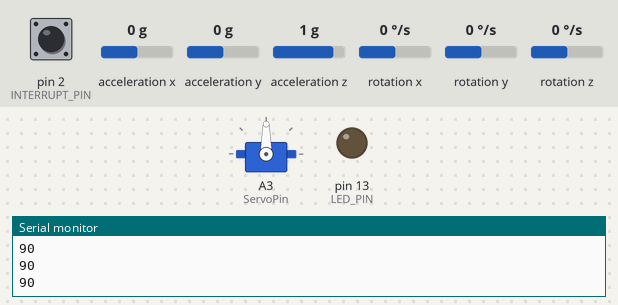
Bench run of a sketch on a simulated Arduino Leonardo, built with avr-gcc and run on an emulated ATmega32U4. On the bench: servo, output pins drawn as LEDs (lit = HIGH), the last lines printed to the serial monitor. Inputs (shaded band) come from the test bench; at power-on: acceleration x 0 g, acceleration y 0 g, pin 2 (INTERRUPT_PIN) LOW, acceleration z 1 g, rotation x 0 °/s, rotation y 0 °/s, rotation z 0 °/s. The sensor or clock chip raises its interrupt line as the real part does.

Above: at 1.7 s.
1.8 s: acceleration x set to -1.4 g
At 3.0 s:
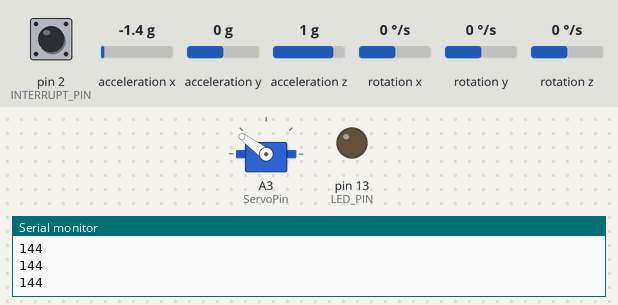
3.3 s: acceleration y set to -1.4 g
At 4.3 s:
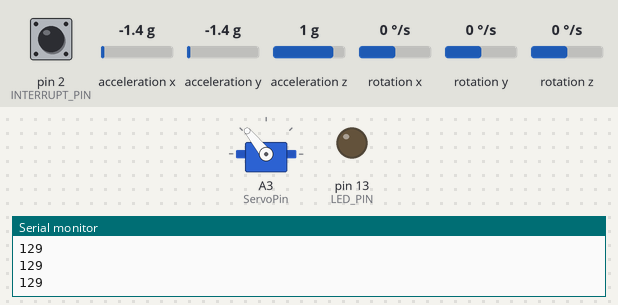
4.8 s: acceleration x set to -0.8 g
At 5.3 s:
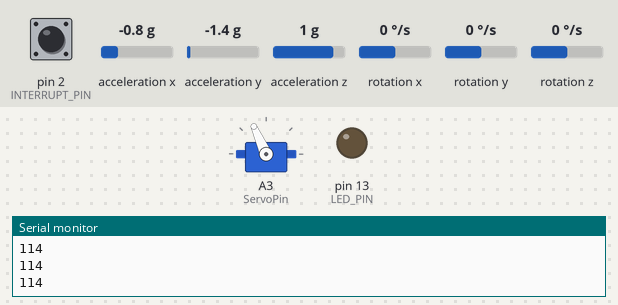
6.3 s: acceleration x set to 0.8 g
At 7.5 s:
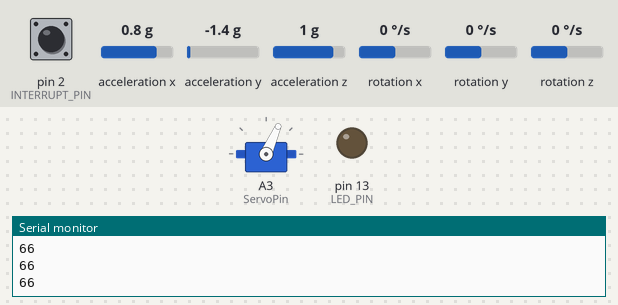
7.8 s: acceleration y set to -0.8 g
At 9.0 s:
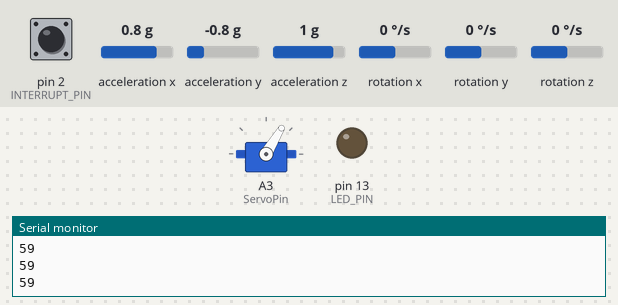
9.3 s: acceleration x set to 0 g
At 10.1 s:
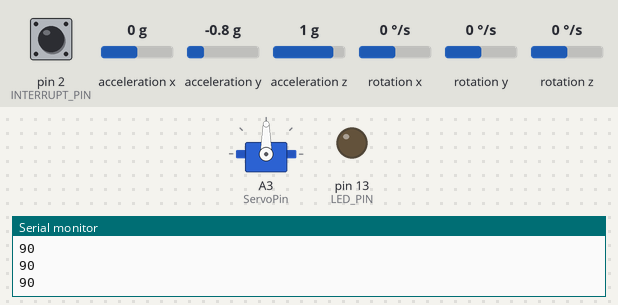
Timing chart, 0 to 11.8 s (numbered marks = the images above; inputs shaded):
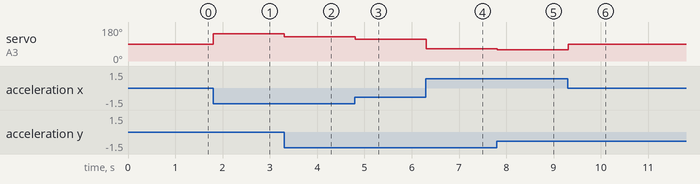

The sketch:

FinalProject-ArduinoCodeForStabilization.ino
```cpp
// I2C device class (I2Cdev) demonstration Arduino sketch for MPU6050 class using DMP (MotionApps v2.0)
// 6/21/2012 by Jeff Rowberg <jeff@rowberg.net>
// Updates should (hopefully) always be available at https://github.com/jrowberg/i2cdevlib
//
// Changelog:
//      2019-07-08 - Added Auto Calibration and offset generator
//       - and altered FIFO retrieval sequence to avoid using blocking code
//      2016-04-18 - Eliminated a potential infinite loop
//      2013-05-08 - added seamless Fastwire support
//                 - added note about gyro calibration
//      2012-06-21 - added note about Arduino 1.0.1 + Leonardo compatibility error
//      2012-06-20 - improved FIFO overflow handling and simplified read process
//      2012-06-19 - completely rearranged DMP initialization code and simplification
//      2012-06-13 - pull gyro and accel data from FIFO packet instead of reading directly
//      2012-06-09 - fix broken FIFO read sequence and change interrupt detection to RISING
//      2012-06-05 - add gravity-compensated initial reference frame acceleration output
//                 - add 3D math helper file to DMP6 example sketch
//                 - add Euler output and Yaw/Pitch/Roll output formats
//      2012-06-04 - remove accel offset clearing for better results (thanks Sungon Lee)
//      2012-06-01 - fixed gyro sensitivity to be 2000 deg/sec instead of 250
//      2012-05-30 - basic DMP initialization working

/* ============================================
I2Cdev device library code is placed under the MIT license
Copyright (c) 2012 Jeff Rowberg

Permission is hereby granted, free of charge, to any person obtaining a copy
of this software and associated documentation files (the "Software"), to deal
in the Software without restriction, including without limitation the rights
to use, copy, modify, merge, publish, distribute, sublicense, and/or sell
copies of the Software, and to permit persons to whom the Software is
furnished to do so, subject to the following conditions:

The above copyright notice and this permission notice shall be included in
all copies or substantial portions of the Software.

THE SOFTWARE IS PROVIDED "AS IS", WITHOUT WARRANTY OF ANY KIND, EXPRESS OR
IMPLIED, INCLUDING BUT NOT LIMITED TO THE WARRANTIES OF MERCHANTABILITY,
FITNESS FOR A PARTICULAR PURPOSE AND NONINFRINGEMENT. IN NO EVENT SHALL THE
AUTHORS OR COPYRIGHT HOLDERS BE LIABLE FOR ANY CLAIM, DAMAGES OR OTHER
LIABILITY, WHETHER IN AN ACTION OF CONTRACT, TORT OR OTHERWISE, ARISING FROM,
OUT OF OR IN CONNECTION WITH THE SOFTWARE OR THE USE OR OTHER DEALINGS IN
THE SOFTWARE.
===============================================
*/

// I2Cdev and MPU6050 must be installed as libraries, or else the .cpp/.h files
// for both classes must be in the include path of your project
#include "I2Cdev.h"

#include "MPU6050_6Axis_MotionApps20.h"
//#include "MPU6050.h" // not necessary if using MotionApps include file

#include<Servo.h>
Servo servo0;
Servo servo1;
const int ServoPin = A3;
int servo1Value;

// Arduino Wire library is required if I2Cdev I2CDEV_ARDUINO_WIRE implementation
// is used in I2Cdev.h
#if I2CDEV_IMPLEMENTATION == I2CDEV_ARDUINO_WIRE
    #include "Wire.h"
#endif

// class default I2C address is 0x68
// specific I2C addresses may be passed as a parameter here
// AD0 low = 0x68 (default for SparkFun breakout and InvenSense evaluation board)
// AD0 high = 0x69
MPU6050 mpu;
//MPU6050 mpu(0x69); // <-- use for AD0 high

/* =========================================================================
   NOTE: In addition to connection 3.3v, GND, SDA, and SCL, this sketch
   depends on the MPU-6050's INT pin being connected to the Arduino's
   external interrupt #0 pin. On the Arduino Uno and Mega 2560, this is
   digital I/O pin 2.
 * ========================================================================= */

/* =========================================================================
   NOTE: Arduino v1.0.1 with the Leonardo board generates a compile error
   when using Serial.write(buf, len). The Teapot output uses this method.
   The solution requires a modification to the Arduino USBAPI.h file, which
   is fortunately simple, but annoying. This will be fixed in the next IDE
   release. For more info, see these links:

   http://arduino.cc/forum/index.php/topic,109987.0.html
   http://code.google.com/p/arduino/issues/detail?id=958
 * ========================================================================= */


// uncomment "OUTPUT_READABLE_QUATERNION" if you want to see the actual
// quaternion components in a [w, x, y, z] format (not best for parsing
// on a remote host such as Processing or something though)
//#define OUTPUT_READABLE_QUATERNION

// uncomment "OUTPUT_READABLE_EULER" if you want to see Euler angles
// (in degrees) calculated from the quaternions coming from the FIFO.
// Note that Euler angles suffer from gimbal lock (for more info, see
// http://en.wikipedia.org/wiki/Gimbal_lock)
//#define OUTPUT_READABLE_EULER

// uncomment "OUTPUT_READABLE_YAWPITCHROLL" if you want to see the yaw/
// pitch/roll angles (in degrees) calculated from the quaternions coming
// from the FIFO. Note this also requires gravity vector calculations.
// Also note that yaw/pitch/roll angles suffer from gimbal lock (for
// more info, see: http://en.wikipedia.org/wiki/Gimbal_lock)
#define OUTPUT_READABLE_YAWPITCHROLL

// uncomment "OUTPUT_READABLE_REALACCEL" if you want to see acceleration
// components with gravity removed. This acceleration reference frame is
// not compensated for orientation, so +X is always +X according to the
// sensor, just without the effects of gravity. If you want acceleration
// compensated for orientation, us OUTPUT_READABLE_WORLDACCEL instead.
//#define OUTPUT_READABLE_REALACCEL

// uncomment "OUTPUT_READABLE_WORLDACCEL" if you want to see acceleration
// components with gravity removed and adjusted for the world frame of
// reference (yaw is relative to initial orientation, since no magnetometer
// is present in this case). Could be quite handy in some cases.
//#define OUTPUT_READABLE_WORLDACCEL

// uncomment "OUTPUT_TEAPOT" if you want output that matches the
// format used for the InvenSense teapot demo
//#define OUTPUT_TEAPOT


#define INTERRUPT_PIN 2  // use pin 2 on Arduino Uno & most boards
#define LED_PIN 13 // (Arduino is 13, Teensy is 11, Teensy++ is 6)
bool blinkState = false;

int j = 0;
float correct = 0;

// MPU control/status vars
bool dmpReady = false;  // set true if DMP init was successful
uint8_t mpuIntStatus;   // holds actual interrupt status byte from MPU
uint8_t devStatus;      // return status after each device operation (0 = success, !0 = error)
uint16_t packetSize;    // expected DMP packet size (default is 42 bytes)
uint16_t fifoCount;     // count of all bytes currently in FIFO
uint8_t fifoBuffer[64]; // FIFO storage buffer

// orientation/motion vars
Quaternion q;           // [w, x, y, z]         quaternion container
VectorInt16 aa;         // [x, y, z]            accel sensor measurements
VectorInt16 aaReal;     // [x, y, z]            gravity-free accel sensor measurements
VectorInt16 aaWorld;    // [x, y, z]            world-frame accel sensor measurements
VectorFloat gravity;    // [x, y, z]            gravity vector
float euler[3];         // [psi, theta, phi]    Euler angle container
float ypr[3];           // [yaw, pitch, roll]   yaw/pitch/roll container and gravity vector

// packet structure for InvenSense teapot demo
uint8_t teapotPacket[14] = { '$', 0x02, 0,0, 0,0, 0,0, 0,0, 0x00, 0x00, '\r', '\n' };


// ================================================================
// ===               INTERRUPT DETECTION ROUTINE                ===
// ================================================================

volatile bool mpuInterrupt = false;     // indicates whether MPU interrupt pin has gone high
void dmpDataReady() {
    mpuInterrupt = true;
}


// ================================================================
// ===                      INITIAL SETUP                       ===
// ================================================================

void setup() {
    //servo0.attach(ServoPin);
    servo1Value = 90;
    servo1.attach(ServoPin);
    servo1.write(servo1Value);

    // join I2C bus (I2Cdev library doesn't do this automatically)
    #if I2CDEV_IMPLEMENTATION == I2CDEV_ARDUINO_WIRE
        Wire.begin();
        Wire.setClock(400000); // 400kHz I2C clock. Comment this line if having compilation difficulties
    #elif I2CDEV_IMPLEMENTATION == I2CDEV_BUILTIN_FASTWIRE
        Fastwire::setup(400, true);
    #endif

    // initialize serial communication
    // (115200 chosen because it is required for Teapot Demo output, but it's
    // really up to you depending on your project)
    Serial.begin(9600);
    while (!Serial); // wait for Leonardo enumeration, others continue immediately

    // NOTE: 8MHz or slower host processors, like the Teensy @ 3.3V or Arduino
    // Pro Mini running at 3.3V, cannot handle this baud rate reliably due to
    // the baud timing being too misaligned with processor ticks. You must use
    // 38400 or slower in these cases, or use some kind of external separate
    // crystal solution for the UART timer.

    // initialize device
    Serial.println(F("Initializing I2C devices..."));
    mpu.initialize();
    pinMode(INTERRUPT_PIN, INPUT);

    // verify connection
    Serial.println(F("Testing device connections..."));
    Serial.println(mpu.testConnection() ? F("MPU6050 connection successful") : F("MPU6050 connection failed"));

    // wait for ready
//    Serial.println(F("\nSend any character to begin DMP programming and demo: "));
//    while (Serial.available() && Serial.read()); // empty buffer
//    while (!Serial.available());                 // wait for data
//    while (Serial.available() && Serial.read()); // empty buffer again

    // load and configure the DMP
    Serial.println(F("Initializing DMP..."));
    devStatus = mpu.dmpInitialize();

    // supply your own gyro offsets here, scaled for min sensitivity
    mpu.setXGyroOffset(220);
    mpu.setYGyroOffset(76);//was 76
    mpu.setZGyroOffset(-85);
    mpu.setZAccelOffset(1788); // 1688 factory default for my test chip

    // make sure it worked (returns 0 if so)
    if (devStatus == 0) {
        // Calibration Time: generate offsets and calibrate our MPU6050
        mpu.CalibrateAccel(6);
        mpu.CalibrateGyro(6);
        mpu.PrintActiveOffsets();
        // turn on the DMP, now that it's ready
        Serial.println(F("Enabling DMP..."));

        // Calibration Time: generate offsets and calibrate our MPU6050
        mpu.CalibrateAccel(6);
        mpu.CalibrateGyro(6);
        mpu.PrintActiveOffsets();

        mpu.setDMPEnabled(true);

        // enable Arduino interrupt detection
        Serial.print(F("Enabling interrupt detection (Arduino external interrupt "));
        Serial.print(digitalPinToInterrupt(INTERRUPT_PIN));
        Serial.println(F(")..."));
        attachInterrupt(digitalPinToInterrupt(INTERRUPT_PIN), dmpDataReady, RISING);
        mpuIntStatus = mpu.getIntStatus();

        // set our DMP Ready flag so the main loop() function knows it's okay to use it
        //Serial.println(F("DMP ready! Waiting for first interrupt..."));
        dmpReady = true;

        // get expected DMP packet size for later comparison
        packetSize = mpu.dmpGetFIFOPacketSize();
    } else {
        // ERROR!
        // 1 = initial memory load failed
        // 2 = DMP configuration updates failed
        // (if it's going to break, usually the code will be 1)
        Serial.print(F("DMP Initialization failed (code "));
        Serial.print(devStatus);
        Serial.println(F(")"));
    }

    // configure LED for output
    pinMode(LED_PIN, OUTPUT);
}


// ================================================================
// ===                    MAIN PROGRAM LOOP                     ===
// ================================================================

void loop() {
    // if programming failed, don't try to do anything
    if (!dmpReady)
    {
      Serial.println("somthing wrong");
      return;
    }
    // read a packet from FIFO
    if (mpu.dmpGetCurrentFIFOPacket(fifoBuffer)) { // Get the Latest packet

        #ifdef OUTPUT_READABLE_YAWPITCHROLL
            mpu.dmpGetQuaternion(&q, fifoBuffer);
            mpu.dmpGetGravity(&gravity, &q);
            mpu.dmpGetYawPitchRoll(ypr, &q, &gravity);

            // Yaw, Pitch, Roll values - Radians to degrees
//            ypr[0] = ypr[0] * 180 / M_PI;
            ypr[1] = ypr[1] * 180 / M_PI;
//            ypr[2] = ypr[2] * 180 / M_PI;

            // Skip 300 readings (self-calibration process)
//            if (j <= 300) {
//              correct = ypr[0]; // Yaw starts at random value, so we capture last value after 300 readings
//              j++;
//            }
            // After 300 readings
//            else {
//              ypr[0] = ypr[0] - correct; // Set the Yaw to 0 deg - subtract  the last random Yaw value from the currrent value to make the Yaw 0 degrees
              // Map the values of the MPU6050 sensor from -90 to 90 to values suatable for the servo control from 0 to 180
//              int servo0Value = map(ypr[0], -90, 90, 0, 180);
              servo1Value = map(ypr[1], 90, -90, 0, 180);
//              int servo2Value = map(ypr[2], -90, 90, 180, 0);

              // Control the servos according to the MPU6050 orientation
//              servo0.write(servo0Value);

              Serial.println(servo1Value);
              servo1.write(servo1Value);
//              servo2.write(servo2Value);
//           }
        #endif
    }
    delay(0.05);
}
```

Measured:
- after the input at 1.8 s, servo on A3 (ServoPin): 90° → 144° at once
- after the input at 3.3 s, servo on A3 (ServoPin): 144° → 129° at once
- after the input at 4.8 s, servo on A3 (ServoPin): 129° → 114° at once
- after the input at 6.3 s, servo on A3 (ServoPin): 114° → 66° at once
- after the input at 7.8 s, servo on A3 (ServoPin): 66° → 59° at once
- after the input at 9.3 s, servo on A3 (ServoPin): 59° → 90° at once
